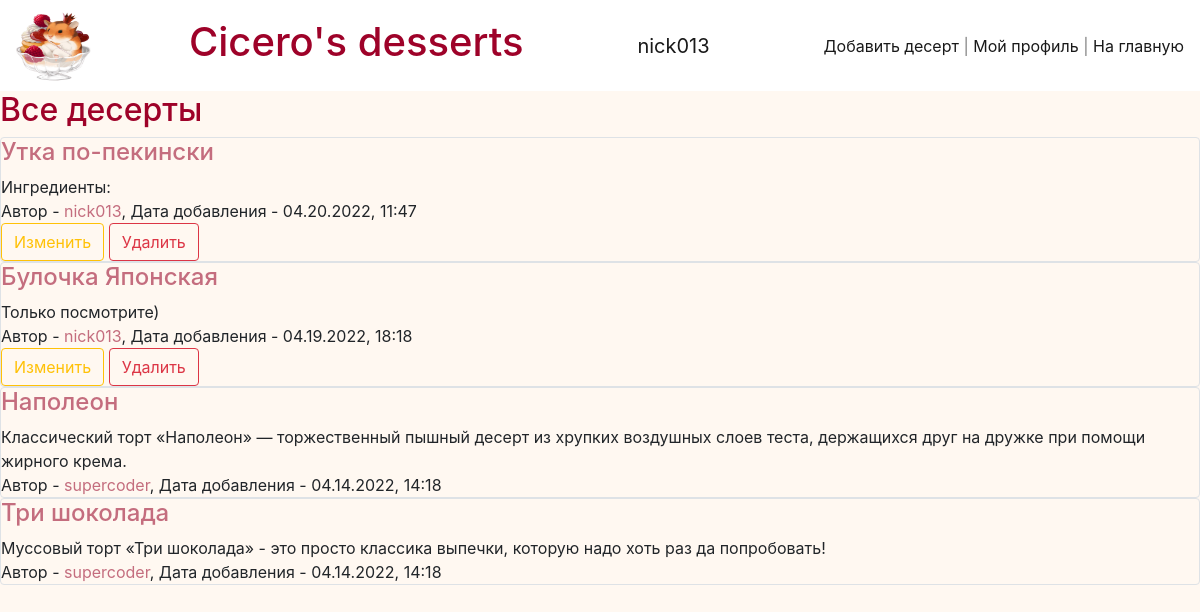
/ (signed in), run on the app's committed database.
### data/users.py (models this page shows, shortened)
class User(SqlAlchemyBase, UserMixin):
    __tablename__ = 'users'
    id = sqlalchemy.Column(sqlalchemy.Integer, primary_key=True, autoincrement=True)
    email = sqlalchemy.Column(sqlalchemy.String, nullable=False, unique=True)
    name = sqlalchemy.Column(sqlalchemy.String, nullable=False, unique=True)
    hashed_password = sqlalchemy.Column(sqlalchemy.String, nullable=False)
    about = sqlalchemy.Column(sqlalchemy.String, nullable=False)
    desserts = orm.relation("Dessert", back_populates='user')

### data/desserts.py (models this page shows)
class Dessert(SqlAlchemyBase):
    __tablename__ = 'desserts'
    id = sqlalchemy.Column(sqlalchemy.Integer, primary_key=True, autoincrement=True)
    title = sqlalchemy.Column(sqlalchemy.String, nullable=False)
    content = sqlalchemy.Column(sqlalchemy.String, nullable=False)
    country = sqlalchemy.Column(sqlalchemy.String, nullable=False)
    created_date = sqlalchemy.Column(sqlalchemy.String, default=datetime.datetime.now().strftime('%m.%d.%Y, %H:%M'))
    user_id = sqlalchemy.Column(sqlalchemy.Integer, sqlalchemy.ForeignKey("users.id"))
    user = orm.relation('User')

### main.py (the view)
@app.route("/")
def default_page():
    db_sess = db_session.create_session()
    desserts = db_sess.query(Dessert)[::-1]
    if current_user.is_authenticated:
        return render_template("index.html", title="Cicero's desserts", current_user=current_user, desserts=desserts)
    else:
        return render_template("start_page.html")

### data/db_session.py (called while the page is built)
def create_session() -> Session:
    global __factory
    return __factory()

### main.py (called while the page is built)
@login_manager.user_loader
def load_user(user_id):
    db_sess = db_session.create_session()
    return db_sess.query(User).get(user_id)

### templates/index.html
{% extends "base.html" %}
{% block content %}
<h2>Все десерты</h2>
    {% for item in desserts %}
        <div class="col-md6 border rounded">
            <a href="/desserts/{{item.id}}"><h4>{{ item.title }}</h4></a>
            <div>
                {{ item.content.split('\r\n')[0] }}
            </div>
            <div>
                Автор - <a href="/profile/{{item.user.id}}">{{ item.user.name }}</a>, Дата добавления - {{ item.created_date }}
            </div>
            {% if current_user.is_authenticated and current_user == item.user %}
                <div>
                    <a href="/desserts/edit/{{ item.id }}" class="btn btn-outline-warning">Изменить</a>
                    <a href="/desserts/delete/{{ item.id }}" class="btn btn-outline-danger">Удалить</a>
                </div>
            {% endif %}
        </div>
    {% endfor %}
{% endblock %}

### templates/base.html (shortened to what this page needs)
<!DOCTYPE html>
<html lang="ru">
    <head>
        <link rel="stylesheet"
              href="https://stackpath.bootstrapcdn.com/bootstrap/4.4.1/css/bootstrap.min.css"
>
        <link rel="stylesheet"
              href="{{url_for('static', filename='css/styles.css')}}">
    </head>
    <body>
        <header>
            <nav class="navbar navbar-light" style="background-color: white;">
                <img src="../../static/img/favicon.ico" width="75" height="75" alt="">
                <a class="navbar-brand" href="/"><h1>Cicero's desserts</h1></a>
                {% if current_user.is_authenticated %}
                    <a class="navbar-brand" href="/logout">{{ current_user.name }}</a>
                {% endif %}
                <span class="navbar-text">
                    {% if current_user.is_authenticated %}
                        <a href="/desserts/add">Добавить десерт</a> |
                        <a href="/profile/{{current_user.id}}">Мой профиль</a> |
                    {% endif %}
                    <a href="/">На главную</a>
                </span>
            </nav>
        </header>
        <main >
            {% block content %}
            {% endblock %}
        </main>
    </body>
</html>

### static/css/styles.css (style rules this page uses)
h1, h2 { color: #9e0229; }
a { color: #c46d7e; }
body { background-color: #fff8f1; }

### data on the page
User: name "nick013"
Dessert: title "Утка по-пекински", content "Ингредиенты:", user.name "nick013", created_date "04.20.2022, 11:47"
Dessert: title "Булочка Японская", content "Только посмотрите)", user.name "nick013", created_date "04.19.2022, 18:18"
Dessert: title "Наполеон", content "Классический торт «Наполеон» — торжественный пышный десерт из хрупких воздушных слоев теста, держащихся друг на дружке при помощи жирного крема.", user.name "supercoder", created_date "04.14.2022, 14:18"
Dessert: title "Три шоколада", content "Муссовый торт «Три шоколада» - это просто классика выпечки, которую надо хоть раз да попробовать!", user.name "supercoder", created_date "04.14.2022, 14:18"
